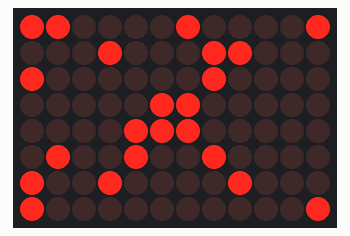
This sketch was run on a simulated Arduino Uno R4 WiFi. Parts: 12×8 LED matrix. Random numbers use the default seed unless the sketch sets one.

Above: at 2.57 s.
At 5.74 s:
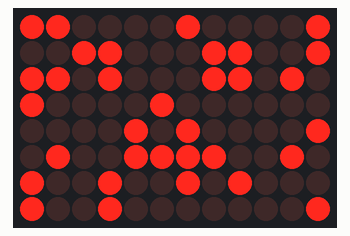
At 8.3 s:
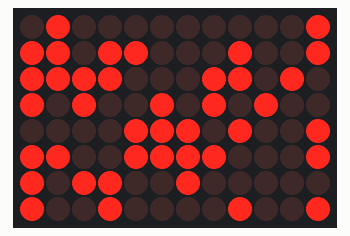
At 12.1 s:
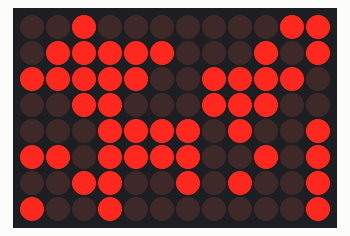
At 21.9 s:
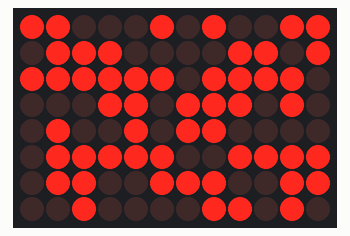
At 34.9 s:
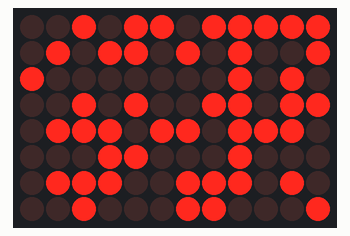

The sketch:

MatrixFrameBufferEsempioStudiato.ino
```cpp
/*
  Matrix Frame Buffer

  This Arduino sketch demonstrates the creation and manipulation of
  a frame buffer for the LED matrix. The frame buffer is used to control
  the lighting of individual LEDs on the matrix, turning them randomly on and off.

  See the full documentation here:
  https://docs.arduino.cc/tutorials/uno-r4-wifi/led-matrix
*/

// Include the LED_Matrix library
#include "Arduino_LED_Matrix.h"

// Create an instance of the ArduinoLEDMatrix class
ArduinoLEDMatrix matrix;

// Define the frame array for the LED matrix with pixel values
uint8_t frame[8][12] = {
  { 1, 0, 0, 0, 0, 0, 0, 0, 0, 0, 0, 1 },
  { 0, 0, 0, 1, 0, 0, 0, 0, 1, 0, 0, 0 },
  { 0, 0, 0, 0, 0, 0, 0, 0, 0, 0, 0, 0 },
  { 0, 0, 0, 0, 0, 1, 1, 0, 0, 0, 0, 0 },
  { 0, 0, 0, 0, 0, 1, 1, 0, 0, 0, 0, 0 },
  { 0, 0, 0, 0, 0, 0, 0, 0, 0, 0, 0, 0 },
  { 0, 0, 0, 1, 0, 0, 0, 0, 1, 0, 0, 0 },
  { 1, 0, 0, 0, 0, 0, 0, 0, 0, 0, 0, 1 }
};

// Set up time intervals and dimensions for the matrix
unsigned long lastTickTime, lastGameTickTime;
#define UPDATE_INTERVAL 100
#define GAME_UPDATE_INTERVAL 66

#define ROWS 8
#define COLUMNS 12

// Variables to track the current positions
uint8_t pointX = 0, pointY = 0;

void setup() {
  // Initialize serial communication and delaying for setup
  Serial.begin(115200);
  delay(1500);

  // Initialize the LED matrix
  matrix.begin();

  // Initialize time tracking variables
  lastGameTickTime = lastTickTime = millis();
}

void loop() {
  // Track the current time
  unsigned long msNow = millis();

  // Update the game logic with a fixed interval
  if (msNow - lastGameTickTime > GAME_UPDATE_INTERVAL) {
    // Increment pointX and handling wraparound
    pointX++;
    if (pointX >= COLUMNS) {
      pointX = 0;
      pointY++;
      if (pointY >= ROWS) {
        pointY = 0;
      }
    }

    // Generate random positions and pixel value
    pointX = random(COLUMNS);
    pointY = random(ROWS);
    uint8_t pixelValue = random(2);

    // Update the frame with the new pixel value
    frame[pointY][pointX] = pixelValue;

    // Update the last game tick time
    lastGameTickTime = msNow;
  }

  // Render the LED matrix with the current frame at a fixed interval
  if (msNow - lastTickTime > UPDATE_INTERVAL) {
    matrix.renderBitmap(frame, 8, 12);

    // Update the last rendering tick time
    lastTickTime = msNow;
  }
}
```

Measured:
- what the display in image 1 shows lasts 0.4 s, from 5.5 s to 5.9 s
- what the display in image 2 shows lasts 0.5 s, from 8.3 s to 8.8 s
- what the display in image 4 shows lasts 0.6 s, from 21.8 s to 22.4 s
